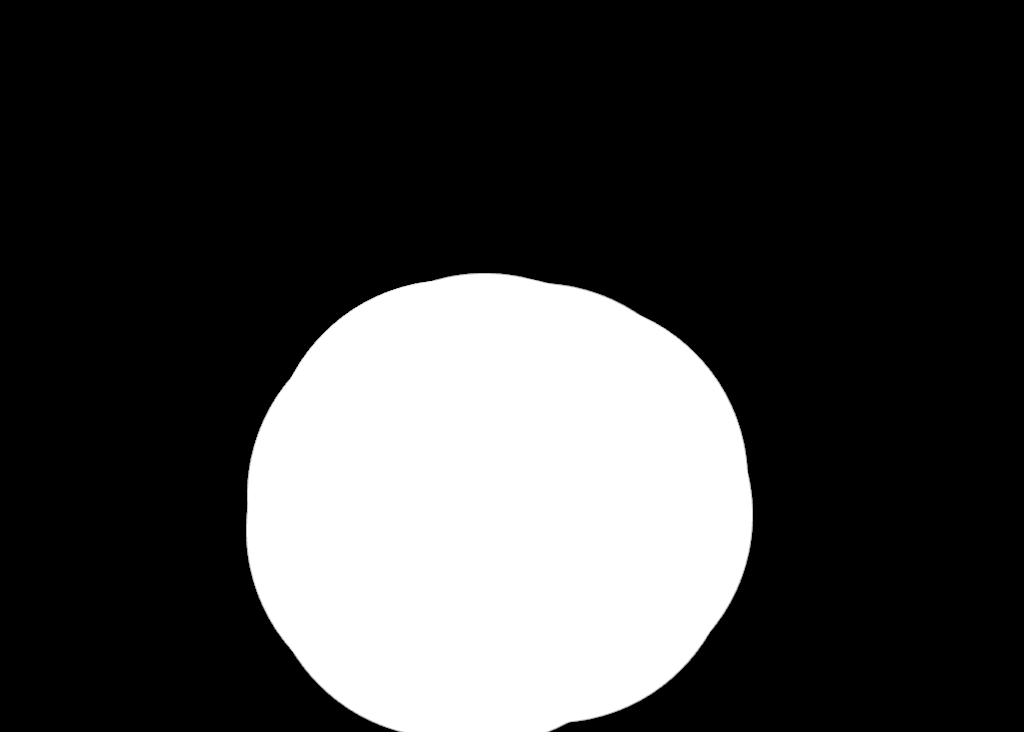
//> input picture masKTest.jpg, 1024 x 732 px
$ ./main_test_mask   (built with g++ and OpenCV 4)
//> lines starting //> are read from the running program, lines starting //| are printed output that depends on the picture
#include <iostream>
#include <boost/property_tree/json_parser.hpp>

#include <opencv2/highgui.hpp> //imshow

#include "shelfUtils/shelfUtils.hpp"
#include "processingMisc/processingMisc.hpp"

using namespace cv;
using std::cout;
using std::endl;

int main( int argc, char* argv[] )
{
    std::string path = "masKTest.jpg";
    Mat mask = imread( path, IMREAD_GRAYSCALE);
//> mask is the input picture: 732 rows x 1024 cols, CV_8UC1; min 0, max 255, mean 63.8

    Rect roi1(83, 40, 824, 171);
    Rect roi2(131, 424, 807, 137);
    imshow("mask", mask);
    imshow("roi1", mask(roi1)); // vacio
    imshow("roi2", mask(roi2)); // no vacio
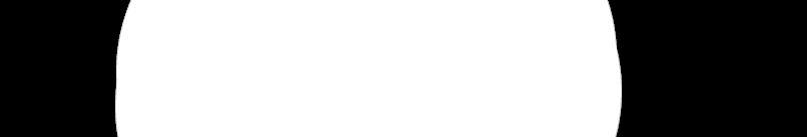
//> window 'roi2': 137 rows x 807 cols, CV_8UC1; min 0, max 255, mean 157.7
    Mat img2 = mask(roi1);
    uchar* data = img2.data;
    int maskPix = 0;
    for(int i = 0; i < img2.rows; i++) {
        for(int j = 0; j < img2.cols; j++) {

            // data[i*img2.step + j*img2.channels() + 0]
            // = data[i*img2.step + j*img2.channels() + 1] = 0;
            if (data[i*img2.step + j*img2.channels() + 0] > 128){
                maskPix++;
            }
        }
    }
//> after the loop, maskPix = 0
    if (maskPix > img2.rows*img2.cols*0.1)
        cout << "ajsnfjan" << endl;
    imshow("img2", img2);

    cv::waitKey(0);
    return 0;
}
